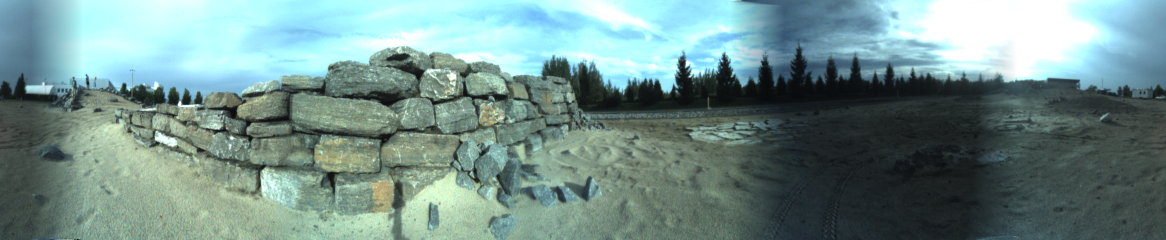
#> input picture Chuyi_Hou_rob501_final_project/input/omni_image0/image.png, 2331 x 480 px (shown at 1/2 size)
$ python preprocessing.py
#> lines starting #> are read from the running program, lines starting #| are printed output that depends on the picture
'''
This file is only for importing images.
For the project, you do not need to run this file since the they are already inside input folder
If not, you may want to change the src directory and import the images accordingly.
'''

import cv2 as cv
import numpy as np
import shutil

src = 'C:/Users/skyho/Desktop/YEAR 4/ROB501/Assignments/Project/data/omni_image'
dst = '../data/omni_image'
input = '../../input/omni_image'
frame = '/frame000187_2018_09_04_17_44_08_405404.png' #frame000187_2018_09_04_17_44_08_405404.png

for i in range(0,10):
    shutil.copy2(src+str(i)+frame, input+str(i)+'/image.png')

print("Copy images completed")

def gamma_trans(img,gamma):
    gamma_table=[np.power(x/255.0,gamma)*255.0 for x in range(256)]#create lookup table
    gamma_table=np.round(np.array(gamma_table)).astype(np.uint8)#intensity is int
    return cv.LUT(img,gamma_table)#image colour lookup table

def get_Gamma_Value(gray_img):
    mean_value = cv.mean(gray_img)

    val = mean_value[0]
    gamma_val = (np.log10(0.5))/(np.log10(val / 255.0))

    return gamma_val

def cam_intrinsics():

    K0 = np.array([[482.047,0,373.237],[0,485.211,211.02],[0,0,1]])
    K1 = np.array([[479.429,0,367.111],[0,482.666,230.626],[0,0,1]])
    K2 = np.array([[483.259,0,340.948],[0,486.027,204.701],[0,0,1]])
    K3 = np.array([[483.895,0,375.161],[0,486.584,220.184],[0,0,1]])
    K4 = np.array([[473.571,0,378.17],[0,477.53,212.577],[0,0,1]])
    K5 = np.array([[473.368,0,371.65],[0,477.558,204.79],[0,0,1]])
    K6 = np.array([[476.784,0,381.798],[0,479.991,205.64],[0,0,1]])
    K7 = np.array([[480.086,0,361.268],[0,483.581,221.179],[0,0,1]])
    K8 = np.array([[478.614,0,377.363],[0,481.574,194.839],[0,0,1]])
    K9 = np.array([[480.918,0,386.897],[0,484.086,206.923],[0,0,1]])

    d0 = np.array([-0.332506,0.154213,-9.5973e-05,-0.000236179,-0.0416498])
    d1 = np.array([-0.334792,0.161382,4.29188e-05,-0.000324466,-0.0476611])

    d3 = np.array([-0.337111,0.160611,0.000146382,0.000406074,-0.0464726])
    d4 = np.array([-0.333605,0.159377,6.11251e-05,4.90177e-05,-0.0460505])
    d5 = np.array([-0.3355,0.162877,4.34759e-05,2.72184e-05,-0.0472616])
    d6 = np.array([-0.334747,0.162797,-0.000305541,0.000163014,-0.0517717])
    d7 = np.array([-0.348515,0.199388,-0.000381909,8.83314e-05,-0.0801161])
    d8 = np.array([-0.333512,0.157163,-8.2852e-06,0.000265461,-0.0447446])
    d9 = np.array([-0.33305,0.156207,-5.95668e-05,0.000376887,-0.0438085])

    return [K0,K1,K1,K3,K4,K5,K6,K7,K8,K9],[d0,d1,d1,d3,d4,d5,d6,d7,d8,d9]

mtx, dist = cam_intrinsics()

for i in range(10):

    img = cv.imread(input+str(i)+'/image.png')
#> img is the input picture: shape (480, 2331, 3); mean B, G, R 139.4, 143, 114.7
    h,  w = img.shape[:2]
#> h = 480; w = 2331
    ###################################################################################
    # undistort
    # newcameramtx, roi = cv.getOptimalNewCameraMatrix(mtx[i], dist[i], (w,h), 1, (w,h))
    # dst = cv.undistort(img, mtx[i], dist[i], None, newcameramtx)
    # # crop the image
    # x, y, w, h = roi
    # dst = dst[y:y+h, x:x+w]
    # img=cv.resize(dst,(752,480),interpolation=cv.INTER_CUBIC)
    ###################################################################################

    ###################################################################################
    ## Gamma Correction
    gray_img = cv.cvtColor(img,cv.COLOR_BGR2GRAY)
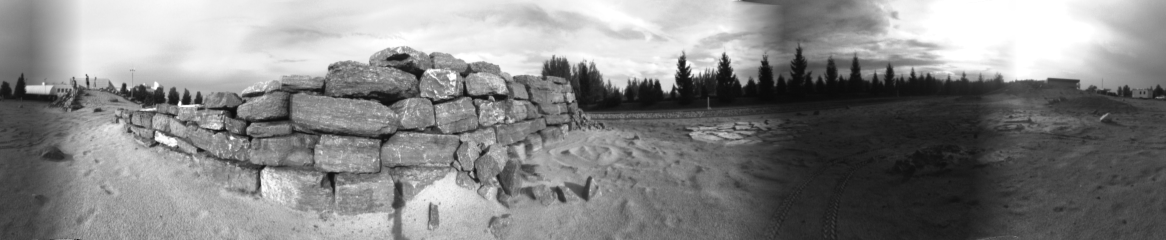
#> gray_img: shape (480, 2331) (shown at 1/2 size); min 0, max 255, mean 134.1
    value_of_gamma= get_Gamma_Value(gray_img)*0.9#get gamma value
#> in get_Gamma_Value, `mean_value = cv.mean(gray_img)`: mean_value = (134.1, 0, 0, 0)
#> in get_Gamma_Value, `val = mean_value[0]`: val = 134.1
#> in get_Gamma_Value, `gamma_val = (np.log10(0.5))/(np.log10(val / 255.0))`: gamma_val = 1.08
#> value_of_gamma = 0.971
    image_gamma_correct=gamma_trans(img,value_of_gamma)#>1 decrease exposure,0<x<1 increase
#> in gamma_trans, `gamma_table=[np.power(x/255.0,gamma)*255.0 for x in range(256)]#create..`: gamma_table = 256 values from 0 to 255
    h, w = img.shape[:2]
    cv.imwrite(input+str(i)+'/image_for_stitching.png',image_gamma_correct[0:h,0:w,:])
    ###################################################################################


    ## Histogram equalization
    # equ = cv.equalizeHist(gray_img)
    # res = np.hstack((gray_img,equ)) #stacking images side-by-side
    # cv.imwrite('./data/omni_image'+str(i)+'/he.png',res[3:h-3,0:w])

    ###################################################################################
    ## adaptive histogram equalization
    # clahe = cv.createCLAHE(clipLimit=2.0, tileGridSize=(8,8))
    # cl1 = clahe.apply(gray_img)
    # cv.imwrite('../data/omni_image'+str(i)+'/image_for_matching.png',cl1[3:h-3,2:w-2])
    ###################################################################################


print('Processing Completed.')
